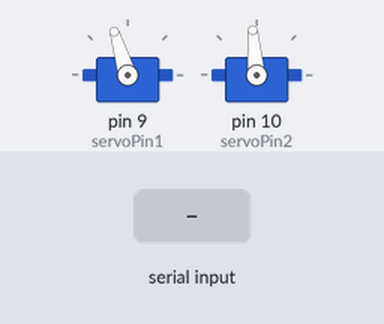
Recording of a sketch running on a simulated Arduino Uno, built with avr-gcc and run on an emulated ATmega328P. Parts: 2 × servo. The inputs (shaded band) are chosen by the test bench.

Above: at 1.2 s.
1.3 s: "1\n" received over Serial
At 1.9 s:
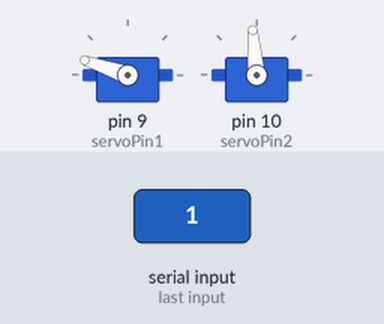
2.9 s: "2\n" received over Serial
At 4.3 s:
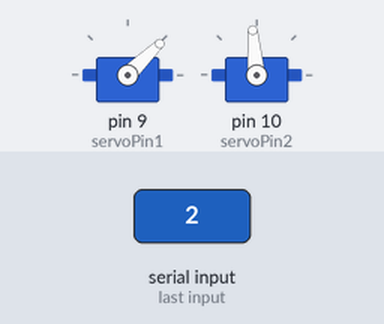
4.6 s: "3\n" received over Serial
At 5.6 s:
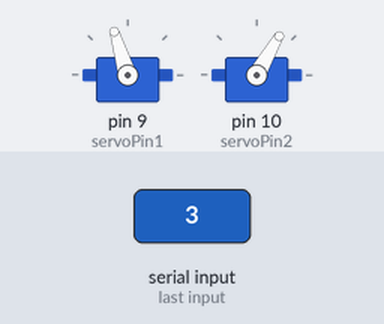
6.2 s: "0\n" received over Serial
At 6.9 s:
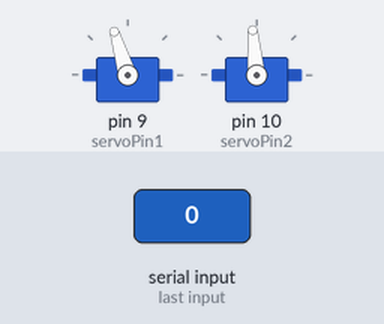
Timing chart, 0 to 8.9 s (numbered marks = the images above; inputs shaded):
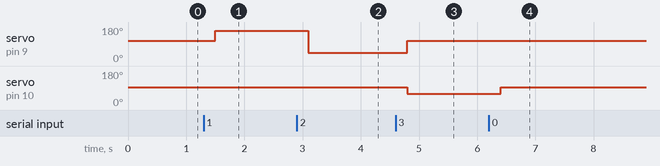

The sketch:

ball_followarduinoWITHSEARCH.ino
```cpp
 #include <Arduino.h>
#include <Servo.h>

Servo servo1;
int servoPin1 = 9;
Servo esc;
int servoPin2 = 10;

void setup() {
  servo1.attach(servoPin1);
  esc.attach (servoPin2);
  Serial.begin(2000000);
  while(!Serial){
    ;//WAITING FOR THE Serial TO CONNECT
  }
  Serial.setTimeout(200);
esc.write(80);

}
int timer;
int last;
int commandfromjetson;
void loop() {

  //waiting for jetson command
  if (Serial.available()>0){
  commandfromjetson = Serial.readString().toInt();
 //0 is straight 1 is left 2 is right 3 is bacwards 4 is stop
 if (commandfromjetson != 5){
timer = 0;
  }
 }

  if (commandfromjetson == 0){
    servo1.writeMicroseconds(1650);
    esc.write(95);
    last = 0;
  }
  if (commandfromjetson == 1){
  servo1.writeMicroseconds(2200);
  esc.write(95);
  last = 1;
  }
  if (commandfromjetson ==2){
  servo1.writeMicroseconds(1000);
  esc.write(95);
  last = 2;
  }
  if (commandfromjetson == 3){
    servo1.writeMicroseconds(1650);
    esc.write(60);
    last = 3;
  }
  if (commandfromjetson == 4){
    servo1.writeMicroseconds(1650);
    esc.write(80);
    last = 4;
  }
  if (commandfromjetson == 5){
    if (timer >=3000){
      servo1.writeMicroseconds(1000);
  esc.write(95);
  last = 1;
  delay(1);
  timer = timer + 1;

    }
    if (timer <3000){
       servo1.writeMicroseconds(1650);
    esc.write(95);
    last = 0;
    delay(1);
    timer = timer + 1;

    }
  if (timer >= 6000){
    timer = 0;
  }
  }


  }
```

Measured:
- after the input at 1.3 s, servo on pin 9 (servoPin1): 107° → 161° after 0.20 s
- after the input at 2.9 s, servo on pin 9 (servoPin1): 161° → 44° after 0.20 s
- after the input at 4.6 s, servo on pin 9 (servoPin1): 44° → 107° after 0.20 s; servo on pin 10 (servoPin2): 95° → 60° after 0.20 s
- after the input at 6.2 s, servo on pin 10 (servoPin2): 60° → 95° after 0.20 s
